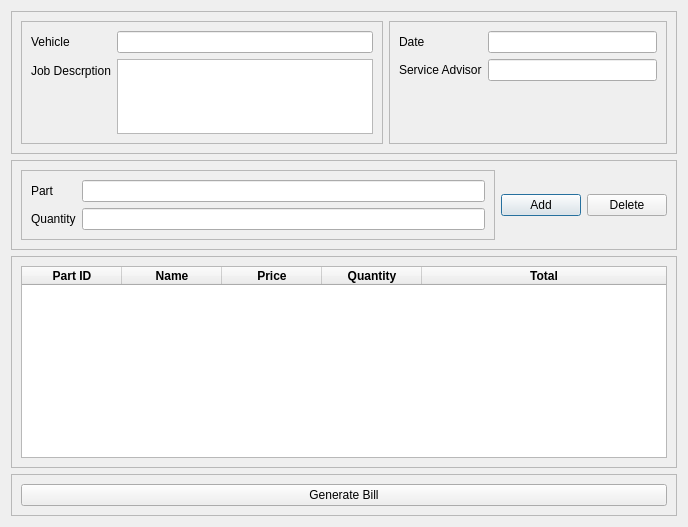
<?xml version="1.0" encoding="UTF-8"?>
<ui version="4.0">
 <class>Dialog</class>
 <widget class="QDialog" name="Dialog">
  <property name="geometry">
   <rect>
    <x>0</x>
    <y>0</y>
    <width>688</width>
    <height>527</height>
   </rect>
  </property>
  <property name="windowTitle">
   <string>Dialog</string>
  </property>
  <layout class="QVBoxLayout" name="verticalLayout">
   <item>
    <widget class="QFrame" name="frame">
     <property name="sizePolicy">
      <sizepolicy hsizetype="Preferred" vsizetype="Ignored">
       <horstretch>0</horstretch>
       <verstretch>0</verstretch>
      </sizepolicy>
     </property>
     <property name="frameShape">
      <enum>QFrame::StyledPanel</enum>
     </property>
     <property name="frameShadow">
      <enum>QFrame::Raised</enum>
     </property>
     <layout class="QHBoxLayout" name="horizontalLayout">
      <item>
       <widget class="QFrame" name="frame_3">
        <property name="sizePolicy">
         <sizepolicy hsizetype="Preferred" vsizetype="Preferred">
          <horstretch>0</horstretch>
          <verstretch>0</verstretch>
         </sizepolicy>
        </property>
        <property name="frameShape">
         <enum>QFrame::StyledPanel</enum>
        </property>
        <property name="frameShadow">
         <enum>QFrame::Raised</enum>
        </property>
        <layout class="QFormLayout" name="formLayout">
         <item row="0" column="0">
          <widget class="QLabel" name="label">
           <property name="text">
            <string>Vehicle</string>
           </property>
          </widget>
         </item>
         <item row="0" column="1">
          <widget class="QLineEdit" name="input_veh"/>
         </item>
         <item row="1" column="1">
          <widget class="QTextEdit" name="textEdit_desc"/>
         </item>
         <item row="1" column="0">
          <widget class="QLabel" name="label_2">
           <property name="text">
            <string>Job Descrption</string>
           </property>
          </widget>
         </item>
        </layout>
       </widget>
      </item>
      <item>
       <widget class="QFrame" name="frame_4">
        <property name="frameShape">
         <enum>QFrame::StyledPanel</enum>
        </property>
        <property name="frameShadow">
         <enum>QFrame::Raised</enum>
        </property>
        <layout class="QFormLayout" name="formLayout_2">
         <item row="0" column="0">
          <widget class="QLabel" name="label_3">
           <property name="text">
            <string>Date</string>
           </property>
          </widget>
         </item>
         <item row="0" column="1">
          <widget class="QLineEdit" name="input_date"/>
         </item>
         <item row="1" column="1">
          <widget class="QLineEdit" name="input_advisor"/>
         </item>
         <item row="1" column="0">
          <widget class="QLabel" name="label_4">
           <property name="text">
            <string>Service Advisor</string>
           </property>
          </widget>
         </item>
        </layout>
       </widget>
      </item>
     </layout>
    </widget>
   </item>
   <item>
    <widget class="QFrame" name="frame_6">
     <property name="sizePolicy">
      <sizepolicy hsizetype="Preferred" vsizetype="Fixed">
       <horstretch>0</horstretch>
       <verstretch>0</verstretch>
      </sizepolicy>
     </property>
     <property name="frameShape">
      <enum>QFrame::StyledPanel</enum>
     </property>
     <property name="frameShadow">
      <enum>QFrame::Raised</enum>
     </property>
     <layout class="QHBoxLayout" name="horizontalLayout_3">
      <item>
       <widget class="QFrame" name="frame_7">
        <property name="sizePolicy">
         <sizepolicy hsizetype="Preferred" vsizetype="Fixed">
          <horstretch>0</horstretch>
          <verstretch>0</verstretch>
         </sizepolicy>
        </property>
        <property name="frameShape">
         <enum>QFrame::StyledPanel</enum>
        </property>
        <property name="frameShadow">
         <enum>QFrame::Raised</enum>
        </property>
        <layout class="QFormLayout" name="formLayout_4">
         <item row="0" column="0">
          <widget class="QLabel" name="label_10">
           <property name="text">
            <string>Part</string>
           </property>
          </widget>
         </item>
         <item row="1" column="1">
          <widget class="QLineEdit" name="input_qty"/>
         </item>
         <item row="1" column="0">
          <widget class="QLabel" name="label_11">
           <property name="text">
            <string>Quantity</string>
           </property>
          </widget>
         </item>
         <item row="0" column="1">
          <widget class="QLineEdit" name="input_part"/>
         </item>
        </layout>
       </widget>
      </item>
      <item>
       <widget class="QPushButton" name="bt_add">
        <property name="text">
         <string>Add</string>
        </property>
       </widget>
      </item>
      <item>
       <widget class="QPushButton" name="bt_delete">
        <property name="text">
         <string>Delete</string>
        </property>
       </widget>
      </item>
     </layout>
    </widget>
   </item>
   <item>
    <widget class="QFrame" name="frame_2">
     <property name="sizePolicy">
      <sizepolicy hsizetype="Preferred" vsizetype="Expanding">
       <horstretch>0</horstretch>
       <verstretch>0</verstretch>
      </sizepolicy>
     </property>
     <property name="frameShape">
      <enum>QFrame::StyledPanel</enum>
     </property>
     <property name="frameShadow">
      <enum>QFrame::Raised</enum>
     </property>
     <layout class="QVBoxLayout" name="verticalLayout_3">
      <item>
       <widget class="QTableWidget" name="parts_use_table">
        <property name="editTriggers">
         <set>QAbstractItemView::EditKeyPressed</set>
        </property>
        <property name="selectionMode">
         <enum>QAbstractItemView::SingleSelection</enum>
        </property>
        <property name="selectionBehavior">
         <enum>QAbstractItemView::SelectRows</enum>
        </property>
        <attribute name="horizontalHeaderStretchLastSection">
         <bool>true</bool>
        </attribute>
        <column>
         <property name="text">
          <string>Part ID</string>
         </property>
         <property name="font">
          <font>
           <pointsize>9</pointsize>
           <weight>75</weight>
           <bold>true</bold>
          </font>
         </property>
        </column>
        <column>
         <property name="text">
          <string>Name</string>
         </property>
         <property name="font">
          <font>
           <weight>75</weight>
           <bold>true</bold>
          </font>
         </property>
        </column>
        <column>
         <property name="text">
          <string>Price</string>
         </property>
         <property name="font">
          <font>
           <weight>75</weight>
           <bold>true</bold>
          </font>
         </property>
        </column>
        <column>
         <property name="text">
          <string>Quantity</string>
         </property>
         <property name="font">
          <font>
           <weight>75</weight>
           <bold>true</bold>
          </font>
         </property>
        </column>
        <column>
         <property name="text">
          <string>Total</string>
         </property>
         <property name="font">
          <font>
           <weight>75</weight>
           <bold>true</bold>
          </font>
         </property>
        </column>
       </widget>
      </item>
     </layout>
    </widget>
   </item>
   <item>
    <widget class="QFrame" name="frame_5">
     <property name="frameShape">
      <enum>QFrame::StyledPanel</enum>
     </property>
     <property name="frameShadow">
      <enum>QFrame::Raised</enum>
     </property>
     <layout class="QHBoxLayout" name="horizontalLayout_2">
      <item>
       <widget class="QPushButton" name="bt_bill">
        <property name="text">
         <string>Generate Bill</string>
        </property>
       </widget>
      </item>
     </layout>
    </widget>
   </item>
  </layout>
  <zorder>frame_2</zorder>
  <zorder>frame_6</zorder>
  <zorder>frame</zorder>
  <zorder>frame_5</zorder>
 </widget>
 <resources/>
 <connections/>
</ui>
